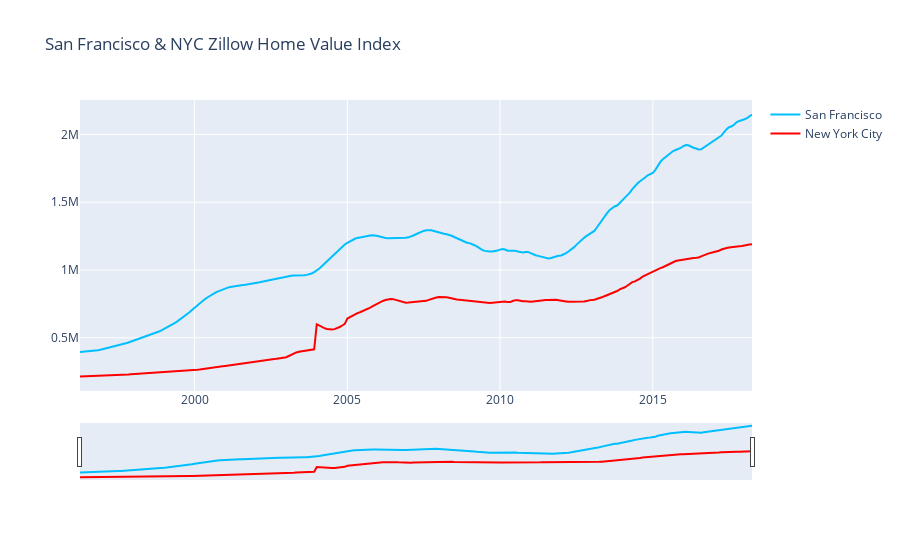

Here is the notebook cell this chart was saved with:
### Code cell
import plotly as py
import plotly.graph_objects as go
fig = go.Figure()
fig.add_trace(go.Scatter(x=sf_ts.index, y=sf_ts.value, name='San Francisco',
                         line_color='deepskyblue'))
fig.add_trace(go.Scatter(x=nyc_ts.index, y=nyc_ts.value, name='New York City',
                         line_color='red'))
fig.update_layout(title_text='San Francisco & NYC Zillow Home Value Index',
                  xaxis_rangeslider_visible=True)
fig.show()

### Figure 1 — Plotly figure (JSON) as saved in the notebook; plotly's stock layout.template omitted (floating-point values rounded to 4 significant figures; data arrays with more than 128 entries replaced by an {"elided": "..."} marker saying what was removed)
{"data": [{"line": {"color": "deepskyblue"}, "name": "San Francisco", "type": "scatter", "x": {"elided": "265 str values"}, "y": {"elided": "265 float values"}}, {"line": {"color": "red"}, "name": "New York City", "type": "scatter", "x": {"elided": "265 str values"}, "y": {"elided": "265 float values"}}], "layout": {"title": {"text": "San Francisco & NYC Zillow Home Value Index"}, "xaxis": {"rangeslider": {"visible": true}}}}
